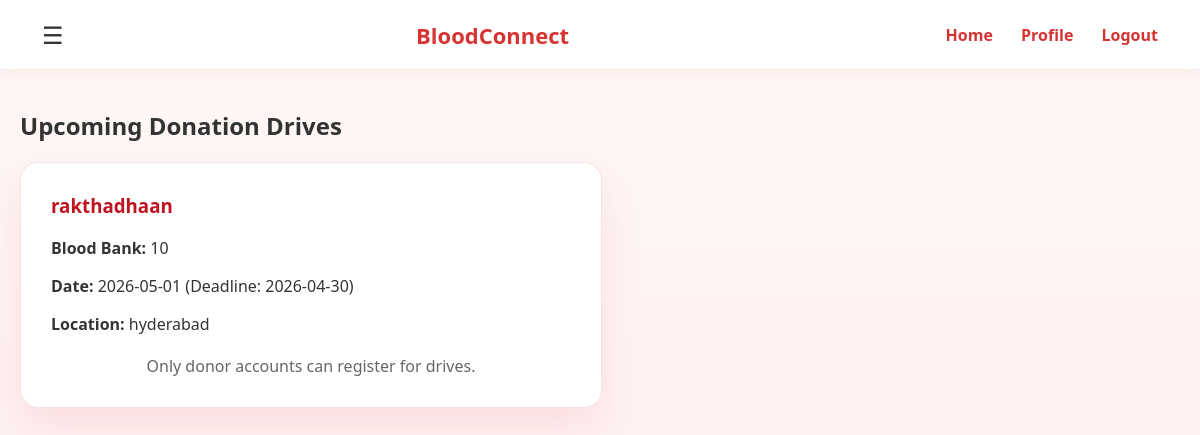
The page /drives (signed in) on the database its author committed.
### tables this page shows
CREATE TABLE drives(
        id INTEGER PRIMARY KEY AUTOINCREMENT,
        bank_id INTEGER,
        title TEXT,
        date TEXT,
        deadline TEXT,
        location TEXT,
        description TEXT,
        status TEXT DEFAULT 'open'
    , registration_limit INTEGER, registration_open INTEGER DEFAULT 1);

### app.py (the view)
@app.route('/drives')
@login_required
def drives_page():
    user = session.get('user')
    drives_raw = get_all_open_drives()
    drives = []
    if user and user.get('role') == 'donor':
        donor_id = user['id']
        for d in drives_raw:
            regs = get_drive_registrations(d[0]) # d[0] is drive_id
            is_reg = any(r[0] == donor_id for r in regs) # r[0] is donor id
            drives.append({
                'id': d[0],
                'title': d[2],
                'date': d[3],
                'deadline': d[4],
                'location': d[5],
                'description': d[6],
                'bank_name': d[8],  # index 8 is b.name
                'is_registered': is_reg
            })
    else:
        for d in drives_raw:
            drives.append({
                'id': d[0],
                'title': d[2],
                'date': d[3],
                'deadline': d[4],
                'location': d[5],
                'description': d[6],
                'bank_name': d[8],
                'is_registered': False
            })
    return render_template("drives.html", drives=drives)

### app.py (called while the page is built)
@app.context_processor
def inject_user():
    return {'user': session.get('user')}

def login_required(view):
    @wraps(view)
    def wrapped_view(*args, **kwargs):
        if not session.get('user'):
            next_page = request.path
            if request.query_string:
                next_page += '?' + request.query_string.decode('utf-8')
            return redirect(f"/login?next={next_page}")
        return view(*args, **kwargs)
    return wrapped_view

### database.py (called while the page is built)
def get_all_open_drives():
    conn = sqlite3.connect(DB_NAME)
    cur = conn.cursor()
    cur.execute('''
        SELECT d.*, b.name as bank_name
        FROM drives d
        JOIN blood_banks b ON d.bank_id = b.id
        WHERE d.status='open' ORDER BY d.id DESC
    ''')
    drives = cur.fetchall()
    conn.close()
    return drives

### templates/drives.html (shortened to what this page needs)
<!DOCTYPE html>
<html lang="en">
<head>
    <link rel="stylesheet" href="{{ url_for('static', filename='style.css') }}">
    <link rel="stylesheet" href="https://cdnjs.cloudflare.com/ajax/libs/font-awesome/6.5.0/css/all.min.css">
</head>
<body>
    <div class="navbar">
        <div class="menu">☰</div>
        <div class="logo">BloodConnect</div>
        <div class="nav-links">
            {% if user %}
            <a href="/">Home</a>
            <a href="/profile">Profile</a>
            <a href="/logout">Logout</a>
            {% else %}
            <a href="/">Home</a>
            <a href="/login">Sign In</a>
            <a href="/signup">Sign Up</a>
            {% endif %}
        </div>
    </div>
    <section style="margin: 40px auto; max-width: 1200px; padding: 0 20px;">
        <h2>Upcoming <span>Donation Drives</span></h2>
        {% if drives %}
        <div
            style="display: grid; grid-template-columns: repeat(auto-fit, minmax(300px, 1fr)); gap: 20px; margin-top: 20px;">
            {% for drive in drives %}
            <div class="card" style="margin: 0;">
                <h3 style="color: #c1121f; margin-top: 0;">{{ drive.title }}</h3>
                <p><strong>Blood Bank:</strong> {{ drive.bank_name }}</p>
                <p><strong>Date:</strong> {{ drive.date }} (Deadline: {{ drive.deadline }})</p>
                <p><strong>Location:</strong> {{ drive.location }}</p>
                {% if user and user.get('role') == 'donor' %}
                    {% if drive.is_registered %}
                    <button class="secondary-btn" style="width: 100%; border-color: #c1121f; color: #c1121f;"
                        onclick="cancelDrive({{ drive.id }})">Cancel Registration</button>
                    {% else %}
                    <button class="primary-btn" style="width: 100%;" onclick="registerDrive({{ drive.id }})">Register</button>
                    {% endif %}
                {% else %}
                    <p style="color:#666; text-align:center; margin:0;">Only donor accounts can register for drives.</p>
                {% endif %}
            </div>
            {% endfor %}
        </div>
        {% else %}
        <p style="color: #666;">There are no upcoming donation drives scheduled at this time.</p>
        {% endif %}
    </section>
</body>
</html>

### static/style.css (style rules this page uses)
body { margin: 0; font-family: 'Segoe UI', sans-serif; background: linear-gradient(to bottom, #fff7f7, #fff1f1); color: #333; }
.navbar { display: flex; justify-content: space-between; align-items: center; padding: 18px 42px; background: rgba(255, 255, 255, 0.95); box-shadow: 0 2px 12px rgba(214, 51, 51, 0.08); position: sticky; top: 0; z-index: 100; }
.logo { font-size: 22px; font-weight: 700; color: #d63333; }
.nav-links a { margin-left: 24px; text-decoration: none; color: #d63333; font-weight: 600; transition: 0.25s ease; }
.menu { font-size: 24px; cursor: pointer; color: #333; }
.card { background: white; width: 100%; max-width: 520px; margin: 40px auto; padding: 30px; border-radius: 18px; box-shadow: 0 18px 40px rgba(193, 18, 31, 0.08); border: 1px solid rgba(193, 18, 31, 0.12); }
.card { animation: fadeInUp 0.8s ease-out both; }

### rows shown on the page
drives: title "rakthadhaan", bank_name "10", date "2026-05-01", deadline "2026-04-30", location "hyderabad"
